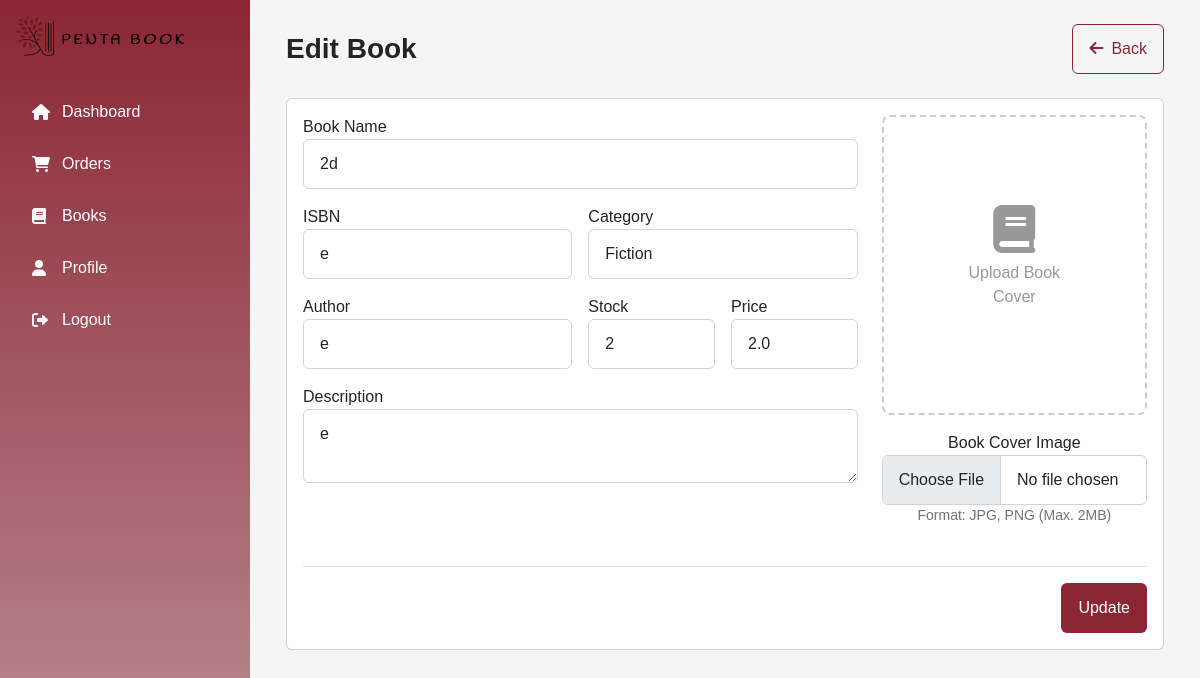
Screenshot of /shop/edit_book/7 (signed in) with the database file from the repository.
### tables this page shows
CREATE TABLE "books"
(
    book_id     INTEGER
        primary key autoincrement,
    category_id integer
        references categories,
    shop_id     integer
        references shop,
    book_name   TEXT,
    isbn        integer,
    author      TEXT,
    desc        TEXT,
    price       REAL,
    stock       integer,
    img_url     TEXT
);

### app.py (the view, shortened to what this page needs)
@app.route('/shop/edit_book/<int:book_id>', methods=['GET', 'POST'])
def edit_book(book_id):
    if session.get('role') != 'shop':
        flash('You need to be logged in as a shop to access this page.', 'warning')
        return redirect(url_for('shop_login'))
    db = get_db()
    form = BookForm()
    categories = db.execute('SELECT * FROM categories').fetchall()
    form.category_id.choices = [(c['category_id'], c['category_name']) for c in categories]
    book = db.execute('SELECT * FROM books WHERE book_id = ? AND shop_id = ?', (book_id, session['shop_id'])).fetchone()
    if not book:
        flash('Book not found or you do not have permission to edit this book.', 'warning')
        return redirect(url_for('manage_books'))
    form.book_name.data = book['book_name']
    form.isbn.data = book['isbn']
    form.author.data = book['author']
    form.desc.data = book['desc']
    form.price.data = book['price']
    form.stock.data = book['stock']
    form.category_id.data = book['category_id']
    return render_template('shop/edit_book.html', form=form)

### forms.py
class BookForm(FlaskForm):
    book_name = StringField('Book Name', validators=[DataRequired()])
    isbn = StringField('ISBN', validators=[DataRequired()])
    author = StringField('Author', validators=[DataRequired()])
    desc = TextAreaField('Description', validators=[DataRequired()])
    price = FloatField('Price', validators=[DataRequired(), NumberRange(min=0)])
    stock = IntegerField('Stock', validators=[DataRequired(), NumberRange(min=0)])
    category_id = SelectField('Category', coerce=int, validators=[DataRequired()])
    image = FileField('Book Cover Image', validators=[FileAllowed(['jpg', 'png', 'jpeg'], 'Images only!')])
    submit = SubmitField('Save')

### app.py (called while the page is built)
def get_db():
    if 'db' not in g:
        g.db = sqlite3.connect(app.config['DATABASE'])
        g.db.row_factory = sqlite3.Row
    return g.db

### templates/shop/edit_book.html (shortened to what this page needs)
{% extends "shop/base_shop.html" %}
{% block content %}
<div class="container-fluid">
    <div class="d-flex justify-content-between align-items-center mb-4">
        <h1 class="h3 mb-0">Edit Book</h1>
        <a href="/shop/books" class="btn btn-outline-burgundy">
            <i class="fas fa-arrow-left me-2"></i>Back
        </a>
    </div>
    <div class="card">
        <div class="card-body">
            <form method="POST" class="needs-validation" novalidate>
                <div class="row">
                    <div class="col-md-8">
                        <div class="row g-3">
                            <div class="col-12">
                                {{ form.book_name.label }}
                                {{ form.book_name(class="form-control") }}
                            </div>
                            <div class="col-md-6">
                                {{ form.isbn.label }}
                                {{ form.isbn(class="form-control") }}
                            </div>
                            <div class="col-md-6">
                                {{ form.category_id.label }}
                                {{ form.category_id(class="form-control") }}
                            </div>
                            <div class="col-md-6">
                                {{ form.author.label }}
                                {{ form.author(class="form-control") }}
                            </div>
                            <div class="col-md-3">
                                {{ form.stock.label }}
                                {{ form.stock(class="form-control") }}
                            </div>
                            <div class="col-md-3">
                                    {{ form.price.label }}
                                    {{ form.price(class="form-control") }}
                            </div>
                            <div class="col-12">
                                {{ form.desc.label }}
                                {{ form.desc(class="form-control") }}
                            </div>
                        </div>
                    </div>
                    <div class="col-md-4">
                        <div class="text-center mb-3">
                            <div class="book-image-preview mb-3">
                                <div id="placeholder" class="image-placeholder">
                                    <i class="fas fa-book fa-3x mb-2"></i>
                                    <p>Upload Book Cover</p>
                                </div>
                            </div>
                            <div class="d-grid">
                                    {{ form.image.label }}
                                    {{ form.image(class="form-control") }}
                                <small class="text-muted">Format: JPG, PNG (Max. 2MB)</small>
                            </div>
                        </div>
                    </div>
                </div>
                <div class="d-flex justify-content-end gap-2 mt-4 pt-3 border-top">
                    <button type="submit" class="btn btn-burgundy">{{'Update'}}
                    </button>
                </div>
            </form>
        </div>
    </div>
</div>
{% endblock %}

### templates/shop/edit_book.html (style rules this page uses)
:root { --burgundy: #8B2635; --burgundy-light: #BC8F96; }
.btn-burgundy { background-color: var(--burgundy); color: white; }
.btn-outline-burgundy { color: var(--burgundy); border-color: var(--burgundy); }
.book-image-preview { width: 100%; height: 300px; border: 2px dashed #ccc; border-radius: 8px; overflow: hidden; position: relative; }
.image-placeholder { position: absolute; top: 50%; left: 50%; transform: translate(-50%, -50%); text-align: center; color: #999; }

### templates/shop/base_shop.html (style rules this page uses)
:root { --burgundy: #8B2635; --burgundy-light: #BC8F96; --burgundy-lighter: #F2D9DC; --sidebar-width: 250px; }
body { margin: 0; font-family: Arial, sans-serif; background-color: #f5f5f5; }

### rows the page displays
books: book_name "2d", isbn "e", category_id "Fiction", author "e", stock "2", price "2.0", desc "e"

### other values shown
{{ 'Update' }} "Update"
